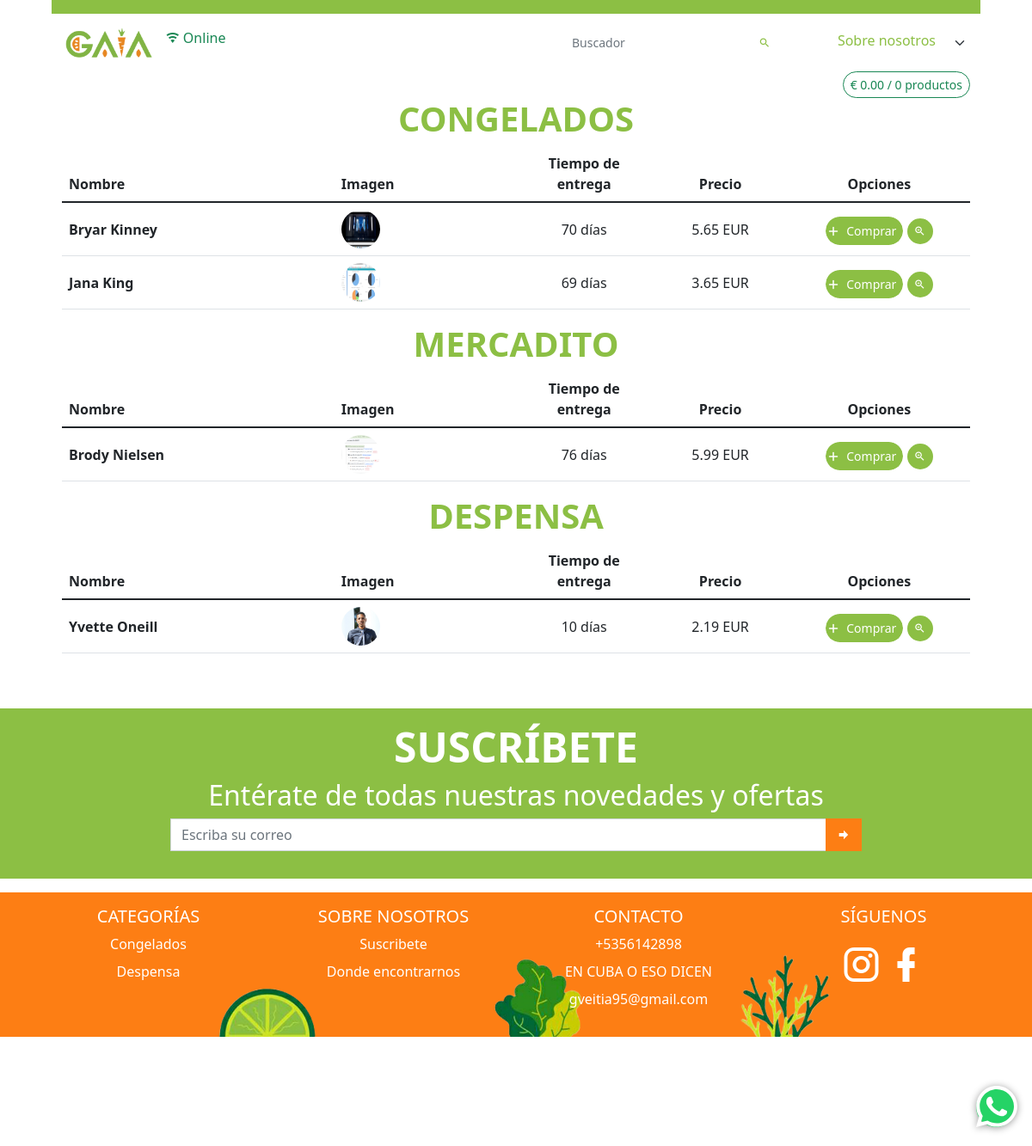
/catalogo/Euro/, run on an earlier commit of the app's database.
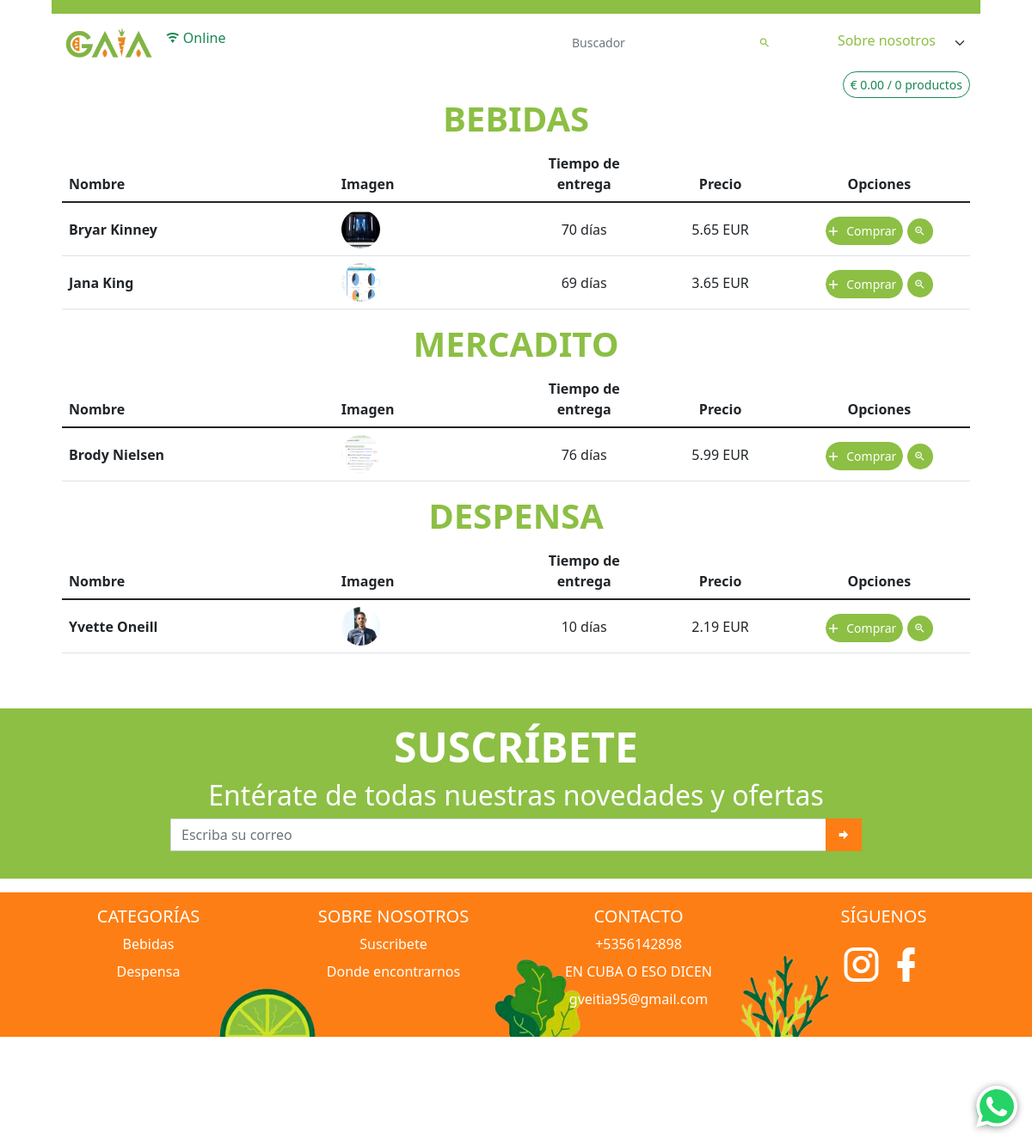
And on a later commit of the database.
### app_main/models.py (models this page shows, shortened)
class Category(models.Model):
    name = models.CharField(max_length=100, verbose_name='Nombre')
    image = models.ImageField(upload_to='product/img', verbose_name='Imagen Principal', null=True)
    destacado = models.BooleanField('Destacada', default=False)
    class Meta:
        verbose_name = 'Categoría'
        verbose_name_plural = 'Categorías'
        ordering = ('name',)
    def __str__(self):
        return self.name
    @property
    def get_prods_count(self):
        return self.product_set.count() if self.product_set.exists() else 0
    def img_link(self):
        if self.image:
            return mark_safe(
                f'<a href="{self.image.url}"><img src="{self.image.url}" class="agrandar mb-2 mr-2" '
                f'width="40" height="40" /></a>')
        return mark_safe(
            f'<a href="{STATIC_URL}img/empty.png"><img src="{STATIC_URL}img/empty.png" class="agrandar mb-2 mr-2" '
            f'width="40" height="40" /></a>')
    img_link.short_description = 'Imagen'

### app_main/views.py (the view)
# urls.py: path('catalogo/Euro/', CatalogoEuroView.as_view(), name='catalogo-euro'),
class CatalogoEuroView(StartPageEuro):
    template_name = 'catalogo_euro.html'
    def get_context_data(self, *, object_list=None, **kwargs):
        context = super().get_context_data()
        context['title'] = 'Catálogo | Productos CUP'
        context['tipo_moneda'] = 'EUR'
        context['is_euro'] = True
        return context

### app_cart/cart.py (called while the page is built)
    def all(self, ):
        return list(self.session[settings.CART_SESSION_ID].values())

### app_cart/templatetags/cart_tag.py (called while the page is built)
@register.filter()
def dividir(value, arg):
    return float(value) / float(arg)

### app_main/models.py (called while the page is built)
    def get_image(self):
        if self.image:
            return self.image.url
        return f'{STATIC_URL}img/empty.png'

### app_main/views.py (called while the page is built)
    def get_queryset(self):
        qs = super().get_queryset()
        if self.request.GET.get('search'):
            qs = qs.filter(name__icontains=self.request.GET.get('search'))
            self.request.session['search'] = self.request.GET.get('search')
            self.request.session['active'] = '2'
        elif 'search' in self.request.session:
            del self.request.session['search']
            del self.request.session['active']
        self.request.session['index_url'] = str(reverse_lazy('index-cup'))
        return qs

    def dispatch(self, request, *args, **kwargs):
        self.request.session['active_cart'] = None
        return super().dispatch(request, *args, **kwargs)

### app_main/templates/catalogo_euro.html (shortened to what this page needs)
{% extends 'startpage.html' %}
{% load static %}
{% block navbar %}
    <nav class="navbar bg-semi-success"></nav>
    <nav class="navbar bg-white navbar-expand-sm">
        <ul class="navbar-nav">
            <li class="nav-item">
                <div class="nav-link">
                    <a href="{{ index_url }}"><img
                            src="{% if business.img_principal %} {{ business.img_principal.url }} {% else %} {% static logo %} {% endif %}"
                            class="ps-2" alt="gaia" height="35"></a>
                </div>
            </li>
            <li class="nav-item">
                <a class="nav-link">
                    <span id="on-off" class="fs-6 rounded-pill"></span>
                </a>
            </li>
        </ul>
        <ul class="navbar-nav ms-auto ">
            <li class="nav-item">
                <div class="nav-link">
                    <form action="">
                        <div class="input-group input-group-sm pe-2">
                            <input type="search" class="form-control border-0 ps-0 rounded-0"
                                   placeholder="Buscador" value="{{ search }}"
                                   aria-label="Example text with button addon"
                                   aria-describedby="button-addon1" name="search">
                            <button class="btn border-0" type="submit" id="button-addon1"><i
                                    class="mdi mdi-magnify text-semi-success"></i></button>
                        </div>
                    </form>
                </div>
            </li>
            <li class="nav-item pe-1 py-1">
                <select class="form-select custom-select h-100 pt-0 text-end border-0 pe-5 text-semi-success"
                        id="select-info">
                    <option selected disabled>Sobre nosotros</option>
                </select>
            </li>
        </ul>
    </nav>
{% endblock %}
{% block content %}
    <div class="text-end">
        <button class="btn btn-outline-success btn-sm rounded-pill" type="button"
                data-bs-toggle="offcanvas"
                data-bs-target="#offcanvasRight" aria-controls="offcanvasRight" id="botoncito-verde">
        </button>
    </div>
    {% include 'table_products_euro.html' %}
{% endblock %}

### templates/table_products_euro.html (shortened to what this page needs)
{% load cart_tag %}
{% for category in all_categories %}
    <div class="table-responsive">
        <h1 class="text-center text-semi-success text-uppercase display-6 fw-bold user-select-none"
            id="category{{ category.id }}">{{ category }}</h1>
        <table class="table table-hover">
            <thead>
            <tr>
                <th scope="col">Nombre</th>
                <th scope="col">Imagen</th>
                <th class="text-center" scope="col">Tiempo de entrega</th>
                <th class="text-center" scope="col">Precio</th>
                <th class="text-center" scope="col">Opciones</th>
            </tr>
            </thead>
            <tbody class="table-group-divider">
            {% for product in object_list %}
                {% if product.category == category %}
                    <tr class="" style="vertical-align: middle">
                        <th scope="row" style="width: 30%">{{ product.name }}</th>
                        <td style="width: 20%"><img src="{{ product.get_image }}" alt="image" height="45" width="45"
                                                    class="rounded-pill">
                        </td>
                        <td class="text-center " style="width: 15%">{{ product.delivery_time }} días</td>
                        <td class="text-center"
                            style="width: 15%">{{ product.price |dividir:business.taza_cambio | floatformat:2 }} {{ tipo_moneda }}</td>
                        <td class="text-center" style="width: 20%">
                            <Button Class="Button add_to_cart mt-1 btn-success btn btn-success" name="{{ product.id }}">
                                <Span>Comprar</Span>
                            </Button>
                            <button type="button"
                                    class="btn btn-success mt-1 border-0 bg-semi-success btn-sm rounded-pill btn-table-ver"
                                    data-bs-toggle="modal" data-bs-target="#product_modal" name="{{ product.id }}">
                                <i class="mdi mdi-magnify-plus-outline"></i>
                            </button>
                        </td>
                    </tr>
                {% endif %}
            {% endfor %}
            </tbody>
        </table>
    </div>
{% endfor %}

### templates/footer.html (shortened to what this page needs)
{% load static %}
<footer class="bd-footer mt-5 bg-semi-success">
    <div class="mx-auto py-3 w-75 px-md-5 px-0">
        <h1 class="text-center text-white text-uppercase display-5 fw-bold user-select-none">suscríbete</h1>
        <h2 class="text-white text-center ">Entérate de todas nuestras novedades y ofertas</h2>
        <form action="{% url 'suscriptor' %}" method="post" id="suscriptor-form">
            <div class="input-group mb-3">
                <input type="email" name="email" class="form-control rounded-0" placeholder="Escriba su correo"
                       aria-label="Recipient's username" required aria-describedby="button-addon2"
                       id="suscriptor-email">
                <button class="btn bg-orange rounded-0" type="submit" id="button-addon2"><i
                        class="mdi mdi-arrow-right-bold"></i>
                </button>
            </div>
        </form>
    </div>
</footer>
<footer class="bd-footer mt-3 bg-orange footer-2">
    <div class="container pt-3">
        <div class="row justify-content-center text-center">
            {% if catalogo_url %}
                <div class="col-6 col-md-3 mb-3">
                    <h5>CATEGORÍAS</h5>
                    <ul class="list-unstyled">
                        {% for category in categories %}
                            <li class="mb-2"><a href="{{ catalogo_url }}#category{{ category.id }}"
                                                class="text-decoration-none text-white">{{ category.name }}</a>
                            </li>
                        {% endfor %}
                    </ul>
                </div>
            {% endif %}
            <div class="col-6 col-md-3  mb-3">
                <h5>SOBRE NOSOTROS</h5>
                <ul class="list-unstyled">
                    {% for info in infoUtil_list %}
                        {% if info.contenidoinfo_set.exists %}
                            <li class="mb-2"><a href="{% url 'info' %}#{{ info.id }}"
                                                class="text-decoration-none text-white">{{ info.title }}</a></li>
                        {% endif %}
                    {% endfor %}
                </ul>
            </div>
            <div class="col-6 col-md-3  mb-3">
                <h5>CONTACTO</h5>
                <ul class="list-unstyled">
                    <li class="mb-2"><a href="tel:{{ business.phone_number }}"
                                        class="text-decoration-none text-white">{{ business.phone_number }}</a>
                    </li>
                    <li class="mb-2"><a href="{{ business.enterprise_address }}"
                                        class="text-decoration-none text-white">{{ business.enterprise_address }}</a>
                    </li>
                    <li class="mb-2"><a href="mailto:{{ business.email }}"
                                        class="text-decoration-none text-white">{{ business.email }}</a></li>
                </ul>
            </div>
            <div class="col-6 col-md-3 mb-3">
                <h5>SÍGUENOS</h5>
                <div>
                    <a href="{{ business.instagram }}"><i class="mdi mdi-instagram mdi-48px text-white"></i></a>
                    <a href="{{ business.facebook }}"><i class="mdi mdi-facebook mdi-48px text-white"></i></a>
                </div>
            </div>
        </div>
    </div>
</footer>

What changed in the data, as far as the page shows it:
removed Category: name "CONGELADOS", name "Congelados", Product (name "Bryar Kinney", get_image (picture), delivery_time "70", price|dividir "5.65", tipo_moneda "EUR"), Product (name "Jana King", get_image (picture), delivery_time "69", price|dividir "3.65", tipo_moneda "EUR")
added Category: name "BEBIDAS", name "Bebidas", Product (name "Bryar Kinney", get_image (picture), delivery_time "70", price|dividir "5.65", tipo_moneda "EUR"), Product (name "Jana King", get_image (picture), delivery_time "69", price|dividir "3.65", tipo_moneda "EUR")
